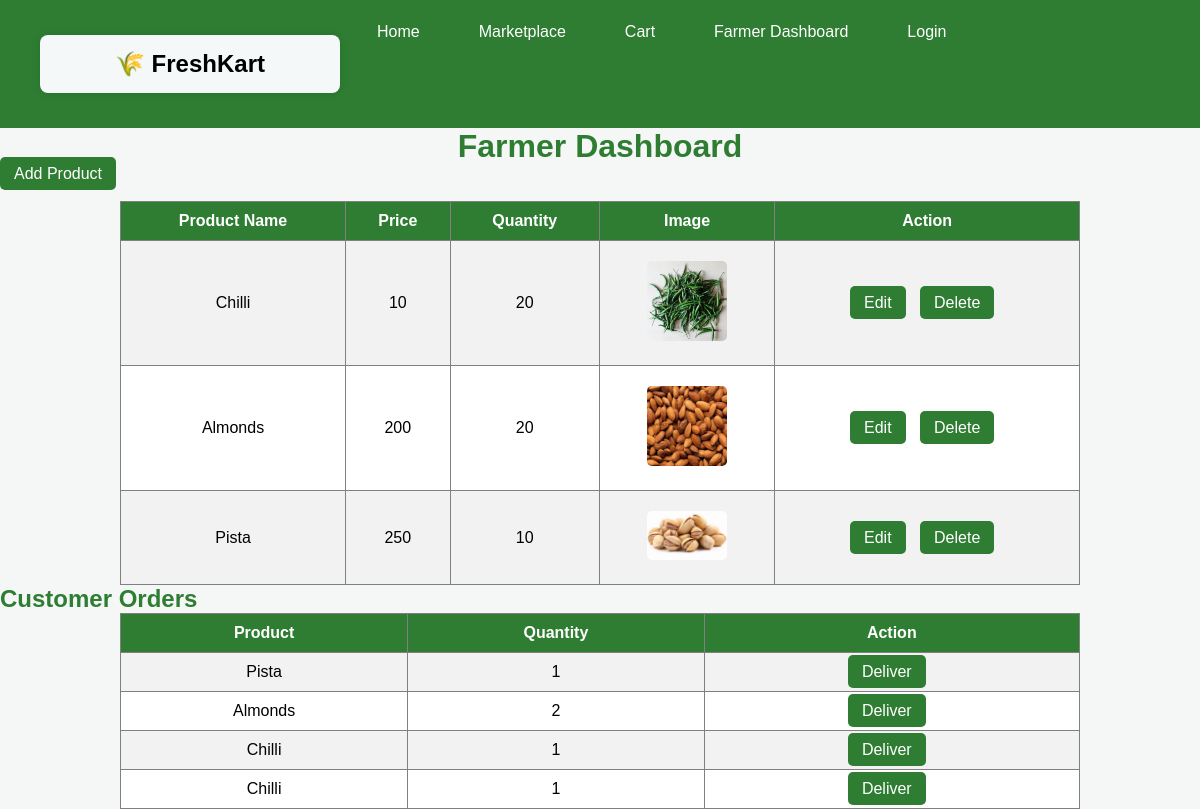
The page /farmer_dashboard (signed in) on the database its author committed.
### tables this page shows
CREATE TABLE products(
        id INTEGER PRIMARY KEY AUTOINCREMENT,
        farmer_id INTEGER,
        name TEXT,
        price INTEGER,
        quantity INTEGER,
        image TEXT
    );

CREATE TABLE orders(
        id INTEGER PRIMARY KEY AUTOINCREMENT,
        user_id INTEGER,
        product_id INTEGER,
        quantity INTEGER,
        status TEXT
    );

### app.py (the view)
@app.route("/farmer_dashboard")
def farmer_dashboard():
    conn = get_db()
    cur = conn.cursor()
    cur.execute("SELECT * FROM products WHERE farmer_id=?",
                (session["user_id"],))
    products = cur.fetchall()
    cur.execute("""
    SELECT orders.id,products.name,orders.quantity
    FROM orders
    JOIN products ON orders.product_id=products.id
    WHERE products.farmer_id=? AND orders.status='ordered'
    """,(session["user_id"],))
    orders = cur.fetchall()
    return render_template("farmer_dashboard.html",products=products, orders=orders)

### app.py (called while the page is built)
def get_db():
    conn = sqlite3.connect("database.db")
    conn.row_factory = sqlite3.Row
    return conn

### templates/farmer_dashboard.html (shortened to what this page needs)
<!DOCTYPE html>
<html>
<head>
    {% include "navbar.html" %}
    <link rel="stylesheet" href="{{ url_for('static', filename='style.css') }}">
</head>
<body>
<h1>Farmer Dashboard</h1>
<a href="/add_product">Add Product</a>
<br><br>
<table border="1">
<tr>
<th>Product Name</th>
<th>Price</th>
<th>Quantity</th>
<th>Image</th>
<th>Action</th>
</tr>
{% for p in products %}
<tr>
<td>{{p.name}}</td>
<td>{{p.price}}</td>
<td>{{p.quantity}}</td>
<td>
<img src="/uploads/{{p.image}}" width="80">
</td>
<td>
<a href="/edit_product/{{p.id}}">Edit</a>
<a href="/delete/{{p.id}}">Delete</a>
</td>
</tr>
{% endfor %}
</table>
<h2>Customer Orders</h2>
<table border="1">
<tr>
<th>Product</th>
<th>Quantity</th>
<th>Action</th>
</tr>
{% for o in orders %}
<tr>
<td>{{o.name}}</td>
<td>{{o.quantity}}</td>
<td>
<a href="/deliver/{{o.id}}">Deliver</a>
</td>
</tr>
{% endfor %}
</table>
</body>
</html>

### templates/navbar.html
<nav class="navbar">
<nav class="nav-links">
    <div class="logo">
        🌾 FreshKart
    </div>
<a href="/">Home</a>
<a href="/products">Marketplace</a>
<a href="/cart">Cart</a>
<a href="/farmer_dashboard">Farmer Dashboard</a>
<a href="/auth">Login</a>
</nav>
</nav>

### static/style.css (style rules this page uses)
body { font-family: Arial, Helvetica, sans-serif; margin:0; padding:0; background:#f4f7f6; }
h1 { text-align:center; color:#2e7d32; }
h2 { color:#2e7d32; }
a { text-decoration:none; color:white; background:#2e7d32; padding:8px 14px; border-radius:5px; margin-right:10px; }
table { width:80%; margin:auto; border-collapse:collapse; background:white; }
th { background:#2e7d32; color:white; padding:10px; }
td { padding:10px; text-align:center; }
tr:nth-child(even) { background:#f2f2f2; }
div { background:#f4f8f8; width:300px; padding:15px; margin:20px auto; border-radius:8px; box-shadow:0px 0px 10px rgba(0,0,0,0.1); text-align:center; }
img { border-radius:5px; margin:10px 0; }
* { margin:0; padding:0; box-sizing:border-box; }
body { font-family:Arial, Helvetica, sans-serif; }
.navbar { background:#2e7d32; padding:15px 40px; display:flex; align-items:center; justify-content:space-between; }
.logo { font-size:24px; font-weight:bold; }
.nav-links { display:flex; gap:25px; }
.nav-links a { text-decoration:none; font-size:16px; padding:8px 12px; border-radius:5px; }

### rows shown on the page
products: name "Chilli", price "10", quantity "20", image (picture)
products: name "Almonds", price "200", quantity "20", image (picture)
products: name "Pista", price "250", quantity "10", image (picture)
orders: name "Pista", quantity "1"
orders: name "Almonds", quantity "2"
orders: name "Chilli", quantity "1"
orders: name "Chilli", quantity "1"
